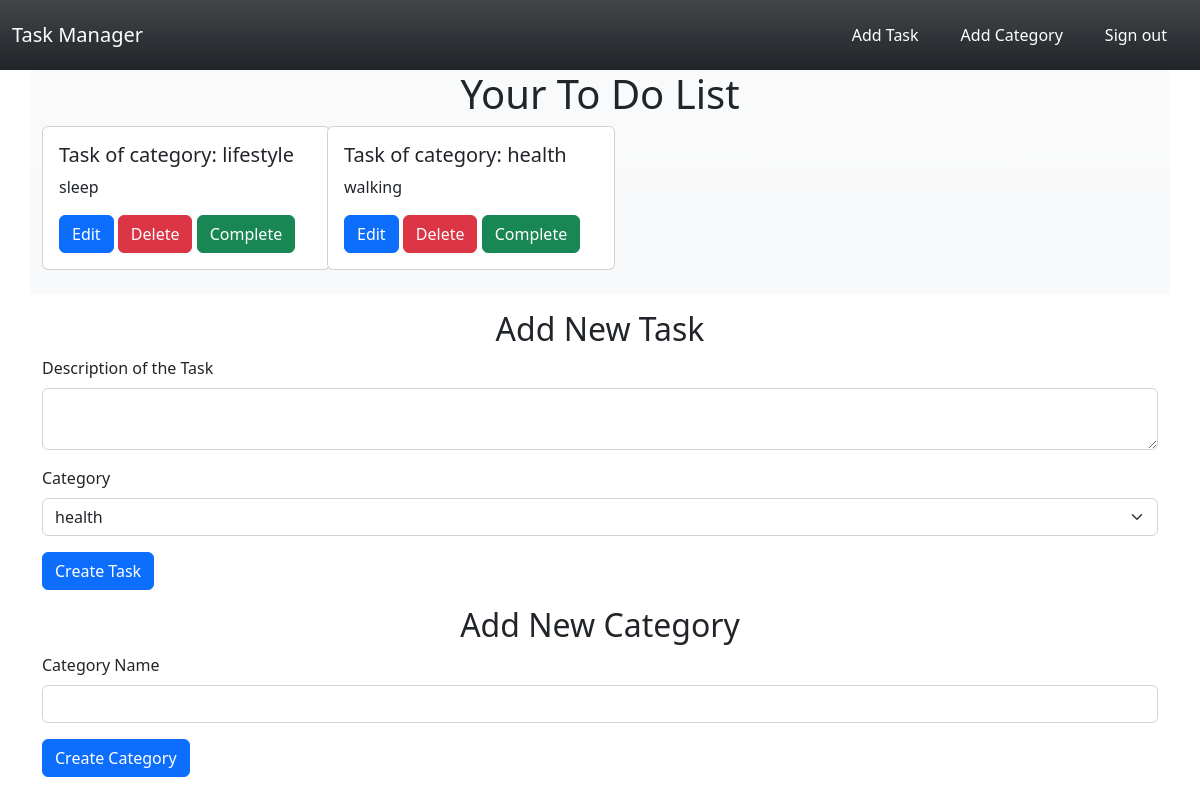
Screenshot of / (signed in) with the database file from the repository.
### todo/models.py (models this page shows)
class ToDo(db.Model):
    id = db.Column(db.Integer, primary_key=True)
    description = db.Column(db.String(500))
    category_id = db.Column(db.Integer, db.ForeignKey("category.id"))
    user_id = db.Column(db.Integer, db.ForeignKey("user.id"))

class Category(db.Model):
    id = db.Column(db.Integer, primary_key=True)
    name = db.Column(db.String(250), unique=True, nullable=False)
    todos = db.relationship("ToDo", backref="category", lazy="joined")

### todo/routes.py (the view)
@app.route("/")
def home():
    tasks = db.session.query(ToDo).filter_by(user_id=current_user.get_id())
    task_form = CreateTaskForm()
    task_form.category.choices = get_categories()
    category_form = CreateCategoryForm()
    return render_template("home.html", tasks=tasks,
                           task_form=task_form, category_form=category_form)

### todo/forms.py (shortened to what this page needs)
class CreateTaskForm(FlaskForm):
    description = TextAreaField("Description of the Task", validators=[DataRequired()])
    category = SelectField("Category", choices=get_categories(),
                           coerce=int)
    submit = SubmitField("Create Task")

class CreateCategoryForm(FlaskForm):
    name = StringField("Category Name", validators=[DataRequired()])
    submit = SubmitField("Create Category")

### todo/forms.py (called while the page is built)
def get_categories():
    try:
        choices = [(category.id, category.name)
                   for category in current_user.categories]
        choices.append((0, ""))
        return choices
    except AttributeError:
        return 0, ""

### todo/routes.py (called while the page is built)
@login_manager.user_loader
def load_user(user_id):
    user = User.query.get(user_id)
    return user

### todo/templates/home.html (shortened to what this page needs)
{% extends "index.html" %}
{% block content %}
{% if current_user.is_authenticated %}
<div class="container justify-content-center bg-light bg-gradient">
    <div class="row">
        <div class="text-center">
            <h1>Your To Do List</h1>
        </div>
        {% for task in tasks %}
        <div class="col-lg-3 col-md-6 mb-4">
            <div class="card" style="width: 18rem;">
              <div class="card-body">
                <h5 class="card-title">Task of category: {{ task.category.name }}</h5>
                <p class="card-text">{{ task.description }}</p>
                <a href="{{ url_for('update_task', task_id=task.id) }}" class="btn btn-primary">Edit</a>
                <a href="{{ url_for('delete_task', task_id=task.id) }}" class="btn btn-danger">Delete</a>
                <a href="#" class="btn btn-success">Complete</a>
              </div>
            </div>
        </div>
    {% endfor %}
    </div>
</div>
<div class="container mt-3">
    <div class="container text-center">
        <h2>Add New Task</h2>
    </div>
    <form method="POST" action="{{ url_for('add_task') }}">
        <div class="mb-3">
            {{ task_form.description.label(class="form-label") }}
            {{ task_form.description(size=20, class="form-control") }}
        </div>
        <div class="mb-3">
            {{ task_form.category.label(class="form-label") }}
            {{ task_form.category(class="form-select") }}
        </div>
        <div class="mb-3">
            {{ task_form.submit(class="btn btn-primary") }}
        </div>
    </form>
</div>
<div class="container mt-3">
    <div class="container text-center">
        <h2>Add New Category</h2>
    </div>
    <form method="POST" action="{{ url_for('add_category') }}">
        <div class="mb-3">
            {{ category_form.name.label(class="form-label") }}
            {{ category_form.name(size=20, class="form-control") }}
        </div>
        <div class="mb-3">
            {{ category_form.submit(class="btn btn-primary") }}
        </div>
    </form>
</div>
{% else %}
<div class="container text-center">
    <p>Please log in to use the app.</p>
</div>
{% endif %}
{% endblock %}

### rows the page displays
ToDo: category.name "lifestyle", description "sleep"
ToDo: category.name "health", description "walking"

### other values shown
{{ task_form.description.label(class="form-label") }} "Description of the Task"
{{ task_form.category.label(class="form-label") }} "Category"
{{ category_form.name.label(class="form-label") }} "Category Name"
